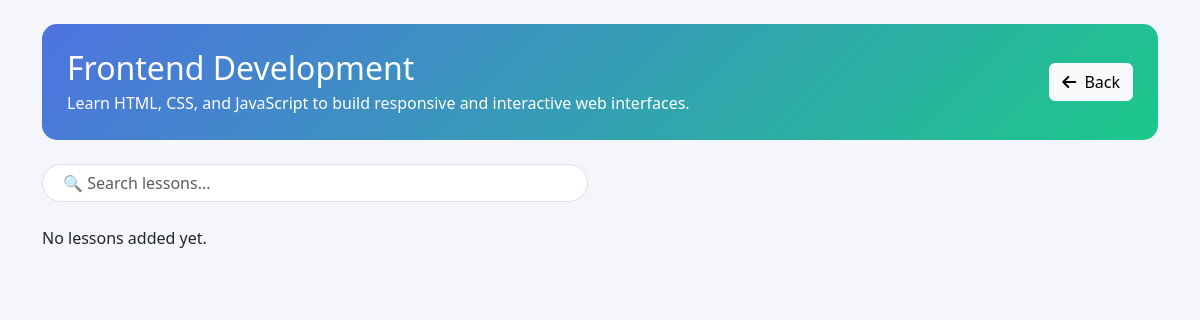
The app's page /user/lessons/6/ with its own data.
### skillsharingapp/models.py (models this page shows, shortened)
class Course(models.Model):
    institute = models.ForeignKey(Institute, on_delete=models.CASCADE)
    title = models.CharField(max_length=200)
    description = models.TextField()
    price = models.DecimalField(max_digits=6, decimal_places=2, default=0.00)
    thumbnail = models.ImageField(upload_to='thumbnails/', blank=True, null=True)
    skill_tag = models.CharField(max_length=100, null=True, blank=True)

### skillsharingapp/views.py (the view)
def user_lessons_list(request, course_id):
    course = get_object_or_404(Course, id=course_id)
    lessons = course.lessons.all().order_by('order')
    return render(request, 'user_lessons_list.html', {
        'course': course,
        'lessons': lessons
    })

### skillsharingapp/templates/user_lessons_list.html (shortened to what this page needs)
<!DOCTYPE html>
<html lang="en">
<head>
    <link href="https://cdn.jsdelivr.net/npm/bootstrap@5.3.2/dist/css/bootstrap.min.css" rel="stylesheet">
    <link href="https://cdnjs.cloudflare.com/ajax/libs/font-awesome/6.5.1/css/all.min.css" rel="stylesheet">
</head>
<body>
<div class="container my-4">
    <div class="course-header mb-4 d-flex justify-content-between align-items-center">
        <div>
            <h2 class="mb-1">{{ course.title }}</h2>
            <p class="mb-0">{{ course.description }}</p>
        </div>
        <a href="javascript:history.back()" class="btn btn-light">
            <i class="fas fa-arrow-left me-1"></i> Back
        </a>
    </div>
    <div class="row mb-4">
        <div class="col-md-6">
            <input type="text" id="lessonSearch" class="form-control search-box"
                   placeholder="🔍 Search lessons..." onkeyup="filterLessons()">
        </div>
    </div>
    <div class="row" id="lessonContainer">
        {% for lesson in lessons %}
        <div class="col-md-6 lesson-item">
            <div class="card lesson-card mb-4">
                <div class="card-body">
                    <h5 class="card-title">
                        {{ lesson.order }}. {{ lesson.title }}
                    </h5>
                    {% if lesson.video_file %}
                        <video class="w-100 mt-2" controls>
                            <source src="{{ lesson.video_file.url }}" type="video/mp4">
                        </video>
                    {% else %}
                        <p class="text-muted">No video available</p>
                    {% endif %}
                </div>
            </div>
        </div>
        {% empty %}
            <p>No lessons added yet.</p>
        {% endfor %}
    </div>
</div>
</body>
</html>

### skillsharingapp/templates/user_lessons_list.html (style rules this page uses)
body { background-color: #f4f6fb; }
.course-header { background: linear-gradient(135deg, #4e73df, #1cc88a); color: white; padding: 25px; border-radius: 15px; }
.search-box { border-radius: 30px; padding-left: 20px; }

### records on screen
Course: title "Frontend Development", description "Learn HTML, CSS, and JavaScript to build responsive and interactive web interfaces."
